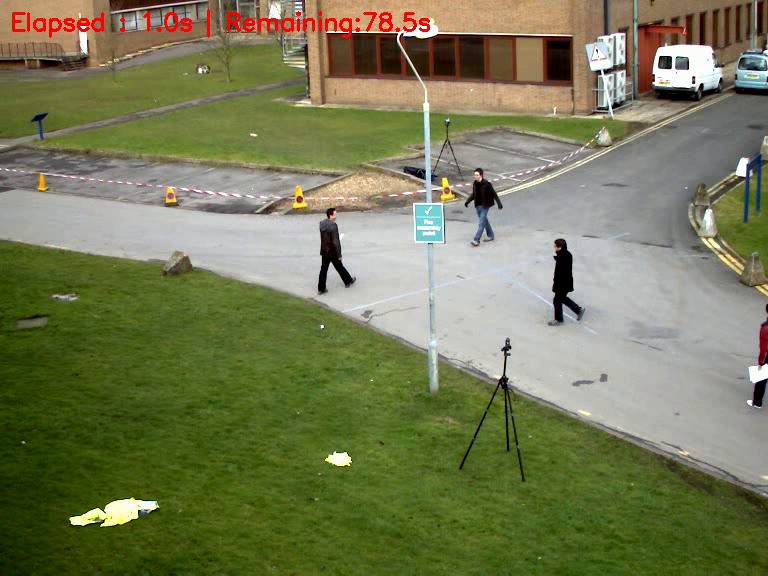
#> input picture frame 10 of sample_video.mp4, 768 x 576 px, given in place of video_ex1.avi, which was not available
$ python 'Video Playback Overlay.py'
#> lines starting #> are read from the running program, lines starting #| are printed output that depends on the picture; after the words box and inside, x2 and y2 are one past the last pixel; in counts of white or black regions, pixels touching at a corner belong together
import cv2 as cv

capture = cv.VideoCapture('Videos/video_ex1.avi')

fourcc = cv.VideoWriter_fourcc(*'mp4v')
fps = int(capture.get(cv.CAP_PROP_FPS))
total_frames = int(capture.get(cv.CAP_PROP_FRAME_COUNT))
duration = total_frames / fps
width = int(capture.get(cv.CAP_PROP_FRAME_WIDTH))
height = int(capture.get(cv.CAP_PROP_FRAME_HEIGHT))

print(f"Video FPS:{fps}")
print(f"Total Duration : {duration:0.2f} seconds")

output_path = "video_ex1.avi"

out = cv.VideoWriter('output/sample_video.mp4', fourcc, fps, (width, height))
frame_num = 0
while capture.isOpened():
    ret, frame = capture.read()
#> frame is the input picture: shape (576, 768, 3); mean B, G, R 85.7, 122.9, 118.8
    if not ret:
        break
    elapsed_time = frame_num / fps
    remaining_time = duration - elapsed_time

    r=text = f"Elapsed : {elapsed_time:0.1f}s | Remaining:{remaining_time :0.1f}s"
    cv.putText(frame, text, (10,30),cv.FONT_HERSHEY_SIMPLEX, 0.8,(0,0,255), 2)
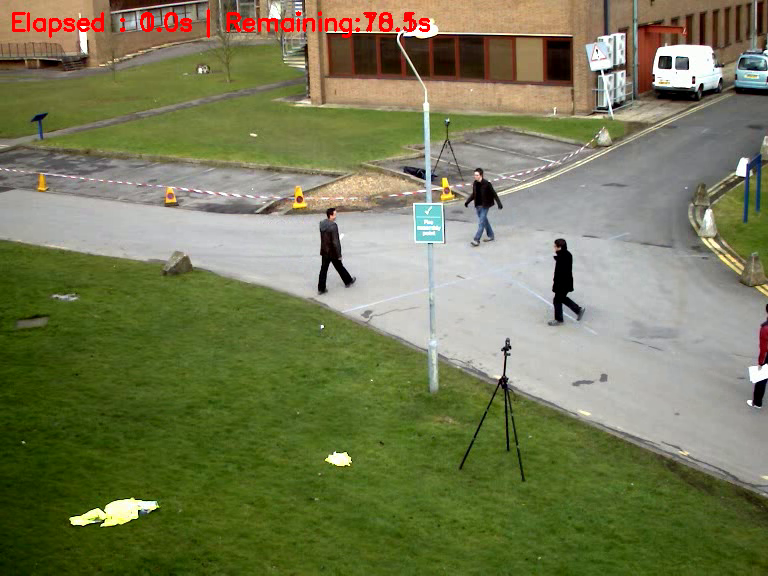
#> frame: shape (576, 768, 3); 0.59% of pixels changed, all inside (x1, y1, x2, y2) = (12, 9, 430, 38)

    cv.imshow('Video with Overlay', frame)

    if elapsed_time <=10:
          out.write(frame)
    else:
           break
    frame_num+=1
    if cv.waitKey(1) & 0xFF == ord('q') :
#> (key q is pressed here)
         break

capture.release()
out.release()
cv.destroyAllWindows()

$ run again, starting later in the video
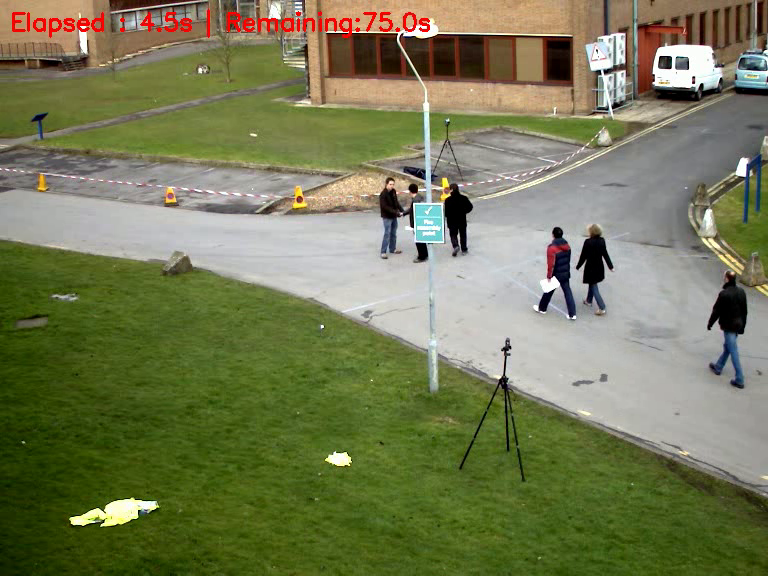
#> input picture frame 45 of sample_video.mp4, 768 x 576 px, given in place of video_ex1.avi, which was not available
#> frame is the input picture: shape (576, 768, 3); mean B, G, R 85.2, 122.2, 118.3
#> `cv.putText(frame, text, (10,30),cv.FONT_HERSHEY_SIMPLEX, 0.8,(0,0,255)..`:
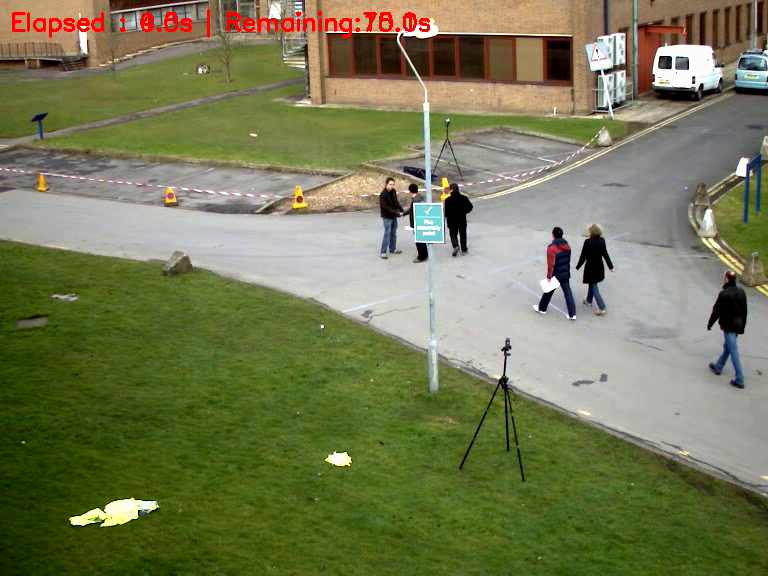
#> frame: shape (576, 768, 3); 0.59% of pixels changed, all inside (x1, y1, x2, y2) = (12, 9, 430, 38)

$ run again, starting later in the video
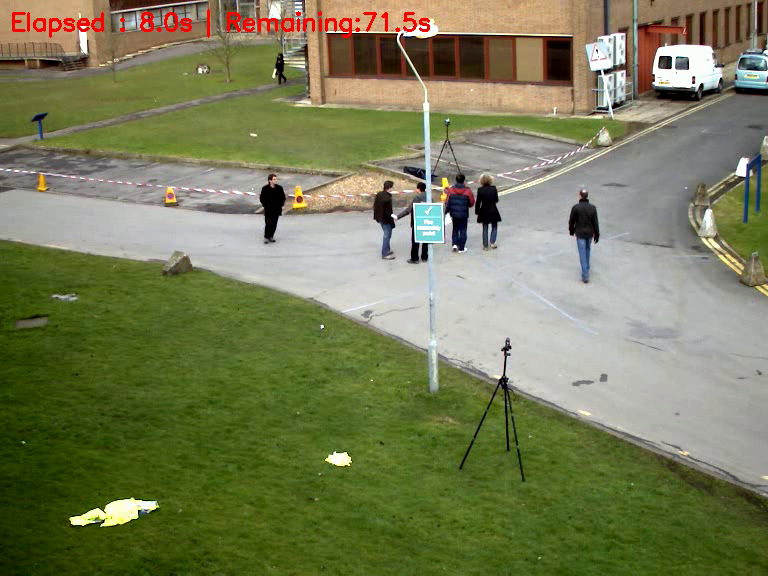
#> input picture frame 80 of sample_video.mp4, 768 x 576 px, given in place of video_ex1.avi, which was not available
#> frame is the input picture: shape (576, 768, 3); mean B, G, R 87.5, 124.5, 120.5
#> `cv.putText(frame, text, (10,30),cv.FONT_HERSHEY_SIMPLEX, 0.8,(0,0,255)..`:
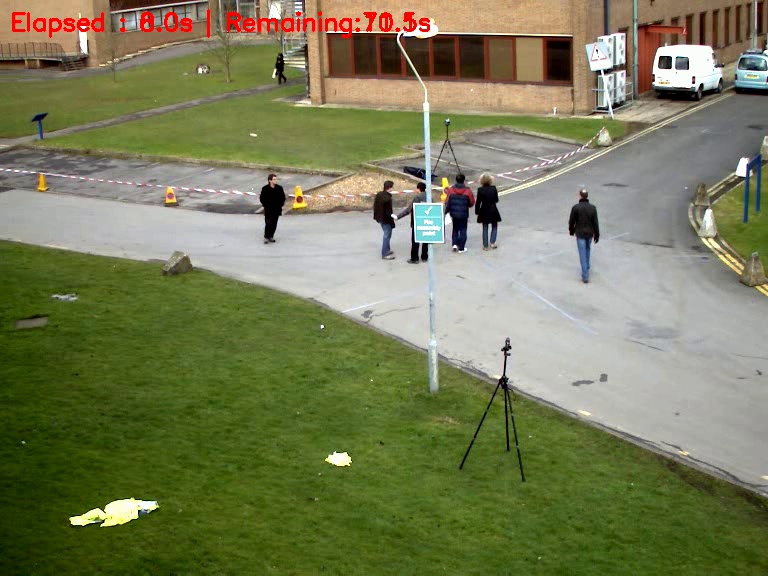
#> frame: shape (576, 768, 3); 0.59% of pixels changed, all inside (x1, y1, x2, y2) = (12, 9, 430, 38)
